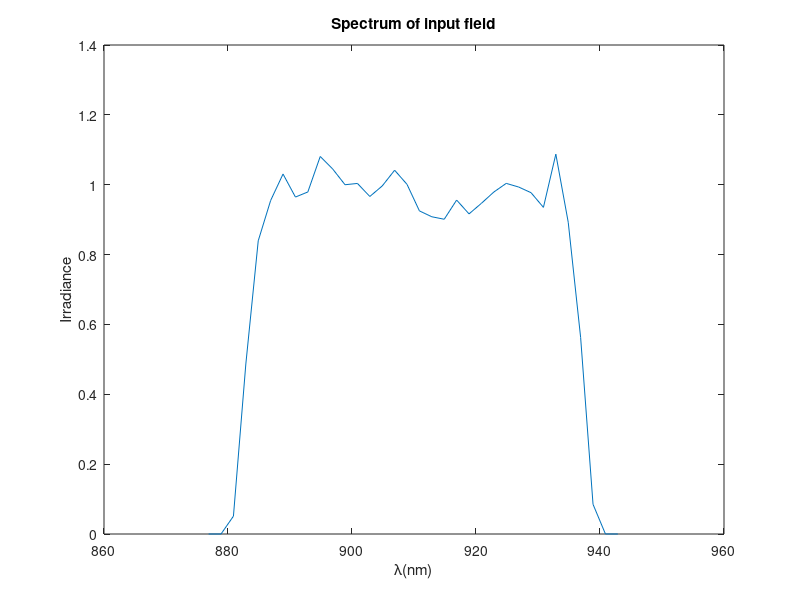

Reproduce this figure in MATLAB. (Note: this script raises an error after producing the figure.)
clear all
close all
%%calculate wavefront
outfilefolder='25fs_4';
%%initial parameter
lambda0=910e-9;%central wavelength
duration=25e-15;%transform bandwidth in various units
deltav=0.5/duration;
deltalambdainv=deltav/3e8;
deltalambda=lambda0^2*deltalambdainv;
lambda=(lambda0-deltalambda/2*1.2):2e-9:(lambda0+deltalambda/2*1.2);
fluctuation=cos(2*pi*lambda*1e-3)+randn(size(lambda))*0.5e-1;
l=10;
spectrum=exp(-((lambda-lambda0)/(deltalambda/2)).^(2*l)).*fluctuation;
plot(lambda/1e-9,spectrum)
xlabel('\lambda(nm)'); ylabel('Irradiance');
title('Spectrum of input field');

deltad=10e-3;%spatial interval between two beams
didx=1;%index difference for lambda

c=1/lambda0;%scale for different wavelength coordinate
M=36;
L=150e-3;
z=2;
dx=L/M;
x=-L/2:dx:L/2; 
y=x; 
[X,Y]=meshgrid(x,y);

w=150e-3;%aperture of beams
% E0=100;
% R0=100e-3;
% l=10;6
for k=1:numel(lambda)
L1(k)=3*c*lambda(k);%side length
dx1(k)=dx*c*lambda(k);
end

%% generate random phase screen
%phi(x-coordinate,y-coordinate,index of lambda,index of phase screen)
%sgx,phasescreen parameter;ppp,num of phasescreen per each parameter
k=1;
for sgx=(2:12)*1e-2% phasescreen parameter
    for ppp=1:10 %num of phasescreen per each parameter
    phi(:,:,:,k)= phasescreen(sgx,lambda,M,dx1);
    k=k+1;
    end
end
%% diffraction limit far-field intensity
u2=zeros(numel(-L1(1)/2:dx1(1):L1(1)/2),numel(-L1(1)/2:dx1(1):L1(1)/2),numel(1:didx:numel(lambda)));
for k=1:didx:numel(lambda)
%%coherent beam combination
%in-phase mode irridance distribution

x1=-L1(k)/2:dx1(k):L1(k)/2;%src coords
y1=x1;
[X1,Y1]=meshgrid(x1,y1);
u1=zeros(size(X1));
u1=setu1_4(0,0,0,0,u1,w,deltad,dx1(k),M,spectrum(k));
% 
% I1=abs(u1.*2); %src irradiance
% 
% figure
% imagesc(x1,y1,I1);
% axis square; axis xy;
% xlabel('x (m)'); ylabel('y (m)');
% title('z= 0 m');

[u2t,L2]=propFF(u1,L1(k),dx1(k),lambda(k),z);
u2(:,:,k)=u2t;
end
dx2=lambda(1)*z/L1(1);
x2=-L2/2:dx2:L2/2;%obs ords
y2=x2;
[X2,Y2]=meshgrid(x2,y2);
I2=abs(sum(u2,3).^2);
figure,imagesc(x2,y2,nthroot(I2,3));
%% find x-direction and y-direction diffraction limit
[pks1,locs1]=findpeaks(-I2(round(size(I2,1)/2),:));
plot(x2,I2(round(size(I2,1)/2),:),'r');
hold on
% plot(locs1,-pks1,'*');
rdlx=min(abs(x2(locs1)));%radius of diffraction limit

[pks2,locs2]=findpeaks(-I2(:,round(size(I2,2)/2)));
plot(y2,I2(:,round(size(I2,2)/2)),'g');
% hold on
% plot(locs2,-pks2,'*');
rdly=min(abs(y2(locs2)));%radius of diffraction limit
legend('x-direction intensity','y-direction intensity');

%% calculate max intensity and energy in diffraction limit 
maxI2=max(max(I2));%maxium of irridiance for in-phase mode
maxdlenergy=dlenergy(I2,rdlx,rdly,X2,Y2);
save initialdata25fs

%% wave error same for two beams
filepath=['D:\CBC\Wavefront20150513\',outfilefolder,'\parsame'];
Numofpoint=50;%Num of calcultaed point for a scale
    para_same(Numofpoint)=struct('SR',[],'SRdl',[],'ECdl',[],...
    'rof80',[],'PV',[],'RMS',[],'GRMS',[],'GPV',[],'I2',[]);
for scale=0.05:0.01:1.2;%scale factor for different wavefront
    
for m=1:Numofpoint
    idxphase=floor(rand*size(phi,4))+1;
%     I2=zeros(size(I2));
for k=1:didx:numel(lambda)
%%coherent beam combination
x1=-L1(k)/2:dx1(k):L1(k)/2;
y1=x1;
[X1,Y1]=meshgrid(x1,y1);
u1=zeros(size(X1));


u1=setu1_4(scale*phi(:,:,k,idxphase),scale*phi(:,:,k,idxphase),scale*phi(:,:,k,idxphase),scale*phi(:,:,k,idxphase)...
   ,u1,w,deltad,dx1(k),M,spectrum(k));
% 
% I1=abs(u1.*2); %src irradiance
% 
% figure
% imagesc(x1,y1,I1);
% axis square; axis xy;
% xlabel('x (m)'); ylabel('y (m)');
% title('z= 0 m');
[u2t,L2]=propFF(u1,L1(k),dx1(k),lambda(k),z);
u2(:,:,k)=u2t;
end
% dx2=lambda(k)*z/L1;
% x2=-L2/2:dx2:L2/2-dx2;%obs ords
% y2=x2;
% [X2,Y2]=meshgrid(x2,y2);
    I2=abs(sum(u2,3).^2);
%     figure,imagesc(x2,y2,nthroot(I2,3));
    para_same(m).I2=I2(1:2:end,1:2:end);
    para_same(m).SR=max(max(I2))/maxI2;
    para_same(m).SRdl=dlenergy(I2,rdlx,rdly,X2,Y2)/maxdlenergy;
    para_same(m).ECdl=ECenergySquare(I2,rdlx,rdly,X2,Y2 );
    %Calculate radius of 80% encircled energy
%     rof80x=rdlx;
%     rof80y=rdly;
%     while ECenergySquare(I2,rof80x,rof80y,X2,Y2 )<0.8
%             rof80x=rof80x+0.01*rdlx;
%             rof80y=rof80y+0.01*rdly;
%     end
%     para_same(m).rof80=[rof80x,rof80y];
    
    dphi=scale*phi(:,:,k,idxphase);
    para_same(m).PV=peak2peak(peak2peak(dphi)/(2*pi));   %
    para_same(m).RMS=rms(rms(dphi))/(2*pi);
    [gx,gy] = gradient(dphi/(2*pi),dx1(round(numel(lambda)/2)+1)*1e2);%transform unit
    grad=sqrt(gx.^2+gy.^2);
    para_same(m).GRMS=rms(rms(grad));
    para_same(m).GPV=peak2peak(peak2peak(grad));
end
save([filepath,'_',num2str(scale),'.mat'],'para_same');%save result
clear u2 para_same;
end
for scale=0.6:0.02:1.2;%scale factor for different wavefront
    Numofpoint=50;%Num of calcultaed point for a scale
    para_same(Numofpoint)=struct('SR',[],'SRdl',[],'ECdl',[],...
    'rof80',[],'PV',[],'RMS',[],'GRMS',[],'GPV',[],'I2',[]);
for m=1:Numofpoint
    idxphase=floor(rand*size(phi,4))+1;
%     I2=zeros(size(I2));
for k=1:didx:numel(lambda)
%%coherent beam combination
x1=-L1(k)/2:dx1(k):L1(k)/2;
y1=x1;
[X1,Y1]=meshgrid(x1,y1);
u1=zeros(size(X1));


u1=setu1_4(scale*phi(:,:,k,idxphase),scale*phi(:,:,k,idxphase),scale*phi(:,:,k,idxphase),scale*phi(:,:,k,idxphase)...
   ,u1,w,deltad,dx1(k),M,spectrum(k));
% 
% I1=abs(u1.*2); %src irradiance
% 
% figure
% imagesc(x1,y1,I1);
% axis square; axis xy;
% xlabel('x (m)'); ylabel('y (m)');
% title('z= 0 m');
[u2t,L2]=propFF(u1,L1(k),dx1(k),lambda(k),z);
u2(:,:,k)=u2t;
end
% dx2=lambda(k)*z/L1;
% x2=-L2/2:dx2:L2/2-dx2;%obs ords
% y2=x2;
% [X2,Y2]=meshgrid(x2,y2);
    I2=abs(sum(u2,3).^2);
%     figure,imagesc(x2,y2,nthroot(I2,3));
    para_same(m).I2=I2(1:2:end,1:2:end);
    para_same(m).SR=max(max(I2))/maxI2;
    para_same(m).SRdl=dlenergy(I2,rdlx,rdly,X2,Y2)/maxdlenergy;
    para_same(m).ECdl=ECenergySquare(I2,rdlx,rdly,X2,Y2 );
    %Calculate radius of 80% encircled energy
%     rof80x=rdlx;
%     rof80y=rdly;
%     while ECenergySquare(I2,rof80x,rof80y,X2,Y2 )<0.8
%             rof80x=rof80x+0.01*rdlx;
%             rof80y=rof80y+0.01*rdly;
%     end
%     para_same(m).rof80=[rof80x,rof80y];
    
    dphi=scale*phi(:,:,k,idxphase);
    para_same(m).PV=peak2peak(peak2peak(dphi)/(2*pi));   %
    para_same(m).RMS=rms(rms(dphi))/(2*pi);
    [gx,gy] = gradient(dphi/(2*pi),dx1(round(numel(lambda)/2)+1)*1e2);%transform unit
    grad=sqrt(gx.^2+gy.^2);
    para_same(m).GRMS=rms(rms(grad));
    para_same(m).GPV=peak2peak(peak2peak(grad));
end
save([filepath,'2_',num2str(scale),'.mat'],'para_same');%save result
clear u2 para_same;
end
% system('shutdown -s');
%% wave error for two beams is different
Numofpoint=50;%Num of calcultaed point for a scale
filepath=['D:\CBC\Wavefront20150513\',outfilefolder,'\diffwave\'];

para_diff(Numofpoint)=struct('SR',[],'SRdl',[],'ECdl',[],...
    'rof80',[],'PV',[],'RMS',[],'GRMS',[],'GPV',[],'I2',[]);
for scale=0.05:0.01:1.2;%scale factor for different wavefront
for m=1:Numofpoint
    idxphase1=floor(rand*size(phi,4))+1;
    idxphase2=floor(rand*size(phi,4))+1;
    while idxphase1==idxphase2
        idxphase2=floor(rand*size(phi,4))+1;
    end

for k=1:didx:numel(lambda)
%%coherent beam combination
x1=-L1(k)/2:dx1(k):L1(k)/2;
y1=x1;
[X1,Y1]=meshgrid(x1,y1);
u1=zeros(size(X1));


u1=setu1_4(scale*phi(:,:,k,idxphase1),scale*phi(:,:,k,idxphase2),scale*phi(:,:,k,idxphase3),scale*phi(:,:,k,idxphase4)...
   ,u1,w,deltad,dx1(k),M,spectrum(k));
% 
% I1=abs(u1.*2); %src irradiance
% 
% figure
% imagesc(x1,y1,I1);
% axis square; axis xy;
% xlabel('x (m)'); ylabel('y (m)');
% title('z= 0 m');
[u2t,L2]=propFF(u1,L1(k),dx1(k),lambda(k),z);
u2(:,:,k)=u2t;
end
% dx2=lambda(k)*z/L1;
% x2=-L2/2:dx2:L2/2-dx2;%obs ords
% y2=x2;
% [X2,Y2]=meshgrid(x2,y2);
    I2=abs(sum(u2,3).^2);
%     figure,imagesc(x2,y2,nthroot(I2,3));
    para_diff(m).I2=I2(1:2:end,1:2:end);
    para_diff(m).SR=max(max(I2))/maxI2;
    para_diff(m).SRdl=dlenergy(I2,rdlx,rdly,X2,Y2)/maxdlenergy;
    para_diff(m).ECdl=ECenergySquare(I2,rdlx,rdly,X2,Y2 );
    %Calculate radius of 80% encircled energy
%     rof80x=rdlx;
%     rof80y=rdly;
%     while ECenergySquare(I2,rof80x,rof80y,X2,Y2 )<0.8
%             rof80x=rof80x+0.15*rof80x;
%             rof80y=rof80y+0.15*rof80y;
%     end
%     para_diff(m).rof80=[rof80x,rof80y];
    
    dphi=scale*phi(:,:,k,idxphase1)-scale*phi(:,:,k,idxphase2);
    para_diff(m).PV=peak2peak(peak2peak(dphi)/(2*pi));   %
    para_diff(m).RMS=rms(rms(dphi))/(2*pi);
    [gx,gy] = gradient(dphi/(2*pi),dx1(round(numel(lambda)/2)+1)*1e2);%transform unit
    grad=sqrt(gx.^2+gy.^2);
    para_diff(m).GRMS=rms(rms(grad));
    para_diff(m).GPV=peak2peak(peak2peak(grad));
end
save([filepath,'pardiff_',num2str(scale),'.mat'],'para_diff');%save result
clear u2 para_diff;
end
%second time wavefront diff
for scale=0.6:0.02:1.2;%scale factor for different wavefront
for m=1:Numofpoint
    idxphase1=floor(rand*size(phi,4))+1;
    idxphase2=floor(rand*size(phi,4))+1;
    while idxphase1==idxphase2
        idxphase2=floor(rand*size(phi,4))+1;
    end

for k=1:didx:numel(lambda)
%%coherent beam combination
x1=-L1(k)/2:dx1(k):L1(k)/2;
y1=x1;
[X1,Y1]=meshgrid(x1,y1);
u1=zeros(size(X1));


u1=setu1_4(scale*phi(:,:,k,idxphase1),scale*phi(:,:,k,idxphase2),scale*phi(:,:,k,idxphase3),scale*phi(:,:,k,idxphase4)...
   ,u1,w,deltad,dx1(k),M,spectrum(k));
% 
% I1=abs(u1.*2); %src irradiance
% 
% figure
% imagesc(x1,y1,I1);
% axis square; axis xy;
% xlabel('x (m)'); ylabel('y (m)');
% title('z= 0 m');
[u2t,L2]=propFF(u1,L1(k),dx1(k),lambda(k),z);
u2(:,:,k)=u2t;
end
% dx2=lambda(k)*z/L1;
% x2=-L2/2:dx2:L2/2-dx2;%obs ords
% y2=x2;
% [X2,Y2]=meshgrid(x2,y2);
    I2=abs(sum(u2,3).^2);
%     figure,imagesc(x2,y2,nthroot(I2,3));
    para_diff(m).I2=I2(1:2:end,1:2:end);
    para_diff(m).SR=max(max(I2))/maxI2;
    para_diff(m).SRdl=dlenergy(I2,rdlx,rdly,X2,Y2)/maxdlenergy;
    para_diff(m).ECdl=ECenergySquare(I2,rdlx,rdly,X2,Y2 );
    %Calculate radius of 80% encircled energy
%     rof80x=rdlx;
%     rof80y=rdly;
%     while ECenergySquare(I2,rof80x,rof80y,X2,Y2 )<0.8
%             rof80x=rof80x+0.15*rof80x;
%             rof80y=rof80y+0.15*rof80y;
%     end
%     para_diff(m).rof80=[rof80x,rof80y];
    
    dphi=scale*phi(:,:,k,idxphase1)-scale*phi(:,:,k,idxphase2);
    para_diff(m).PV=peak2peak(peak2peak(dphi)/(2*pi));   %
    para_diff(m).RMS=rms(rms(dphi))/(2*pi);
    [gx,gy] = gradient(dphi/(2*pi),dx1(round(numel(lambda)/2)+1)*1e2);%transform unit
    grad=sqrt(gx.^2+gy.^2);
    para_diff(m).GRMS=rms(rms(grad));
    para_diff(m).GPV=peak2peak(peak2peak(grad));
end
save([filepath,'pardiff2_',num2str(scale),'.mat'],'para_diff');%save result
clear u2 para_diff;
end
save initialdata2_25fs
% system('shutdown -s');

% %% piston error for two beams 
% filepath='E:\Wavefront20150513\piston\';
% Numofpoint=120;%Num of calcultaed point for a scale
% piston=linspace(-2*pi,2*pi,Numofpoint);
% para_piston(Numofpoint)=struct('SR',[],'SRdl',[],'ECdl',[],...
%     'rof80',[],'piston',[],'I2',[]);
% 
% for m=1:Numofpoint
% for k=1:didx:numel(lambda)
% %%coherent beam combination
% x1=-L1(k)/2:dx1(k):L1(k)/2-dx1(k);
% y1=x1;
% [X1,Y1]=meshgrid(x1,y1);
% u1=zeros(size(X1));
% 
% 
% u1=setu1_4(0,20*pi/10,...
%    u1,w,deltad,dx1(k),L1(k),M,spectrum(k));
% % 
% % I1=abs(u1.*2); %src irradiance
% % 
% % figure
% % imagesc(x1,y1,I1);
% % axis square; axis xy;
% % xlabel('x (m)'); ylabel('y (m)');
% % title('z= 0 m');
% [u2t,L2]=propFF(u1,L1(k),dx1(k),lambda(k),z);
% u2(:,:,k)=u2t;
% end
%     I2=abs(sum(u2,3).^2);
% %     figure,imagesc(x2,y2,nthroot(I2,3));
%     para_piston(m).I2=I2;
%     para_piston(m).SR=max(max(I2))/maxI2;
%     para_piston(m).SRdl=dlenergy(I2,rdlx,rdly,X2,Y2)/maxdlenergy;
%     para_piston(m).ECdl=ECenergySquare(I2,rdlx,rdly,X2,Y2 );
%     %Calculate radius of 80% encircled energy
%     rof80x=rdlx;
%     rof80y=rdly;
%     while ECenergySquare(I2,rof80x,rof80y,X2,Y2 )<0.8
%             rof80x=rof80x+0.15*rof80x;
%             rof80y=rof80y+0.15*rof80y;
%     end
%     para_piston(m).rof80=[rof80x,rof80y];
%     para_piston(m).piston=piston(m);
% end
% save([filepath,'parpiston','.mat'],'para_piston');%save 
% clear u2 para_piston;
% %% tip/tilt error for two beams 
% filepath='E:\Wavefront20150513\tip\';
% Numofpoint=140;%Num of calcultaed point for a scale
% tip=linspace(-7e-6,7e-6,Numofpoint);
% para_tip(Numofpoint)=struct('SR',[],'SRdl',[],'ECdl',[],...
%     'rof80',[],'tip',[],'I2',[]);
% 
% for m=1:Numofpoint
% for k=1:didx:numel(lambda)
% %%coherent beam combination
% x1=-L1(k)/2:dx1(k):L1(k)/2-dx1(k);
% y1=x1;
% [X1,Y1]=meshgrid(x1,y1);
% u1=zeros(size(X1));
% 
% 
% u1=setu1_4tilt(tip(m),0,u1,w,deltad,dx1(k),L1(k),M,spectrum(k),lambda(k));
% % 
% % I1=abs(u1.*2); %src irradiance
% % 
% % figure
% % imagesc(x1,y1,I1);
% % axis square; axis xy;
% % xlabel('x (m)'); ylabel('y (m)');
% % title('z= 0 m');
% [u2t,L2]=propFF(u1,L1(k),dx1(k),lambda(k),z);
% u2(:,:,k)=u2t;
% end
%     I2=abs(sum(u2,3).^2);
% %     figure,imagesc(x2,y2,nthroot(I2,3));
%     para_tip(m).I2=I2;
%     para_tip(m).SR=max(max(I2))/maxI2;
%     para_tip(m).SRdl=dlenergy(I2,rdlx,rdly,X2,Y2)/maxdlenergy;
%     para_tip(m).ECdl=ECenergySquare(I2,rdlx,rdly,X2,Y2 );
%     %Calculate radius of 80% encircled energy
%     rof80x=rdlx;
%     rof80y=rdly;
%     while ECenergySquare(I2,rof80x,rof80y,X2,Y2 )<0.8
%             rof80x=rof80x+0.15*rof80x;
%             rof80y=rof80y+0.15*rof80y;
%     end
%     para_tip(m).rof80=[rof80x,rof80y];
%     para_tip(m).tip=tip(m);
% end
% save([filepath,'partip','.mat'],'para_tip');%save 
% clear u2 para_tip;
% %% tip/tilt error for two beams 
% Numofpoint=140;%Num of calcultaed point for a scale
% tilt=tip;
% para_tilt(Numofpoint)=struct('SR',[],'SRdl',[],'ECdl',[],...
%     'rof80',[],'tilt',[],'I2',[]);
% 
% for m=1:Numofpoint
% for k=1:didx:numel(lambda)
% %%coherent beam combination
% x1=-L1(k)/2:dx1(k):L1(k)/2-dx1(k);
% y1=x1;
% [X1,Y1]=meshgrid(x1,y1);
% u1=zeros(size(X1));
% 
% 
% u1=setu1_4tilt(0,tilt(m),u1,w,deltad,dx1(k),L1(k),M,spectrum(k),lambda(k));
% % 
% % I1=abs(u1.*2); %src irradiance
% % 
% % figure
% % imagesc(x1,y1,I1);
% % axis square; axis xy;
% % xlabel('x (m)'); ylabel('y (m)');
% % title('z= 0 m');
% [u2t,L2]=propFF(u1,L1(k),dx1(k),lambda(k),z);
% u2(:,:,k)=u2t;
% end
%     I2=abs(sum(u2,3).^2);
% %     figure,imagesc(x2,y2,nthroot(I2,3));
%     para_tilt(m).I2=I2;
%     para_tilt(m).SR=max(max(I2))/maxI2;
%     para_tilt(m).SRdl=dlenergy(I2,rdlx,rdly,X2,Y2)/maxdlenergy;
%     para_tilt(m).ECdl=ECenergySquare(I2,rdlx,rdly,X2,Y2 );
%     %Calculate radius of 80% encircled energy
%     rof80x=rdlx;
%     rof80y=rdly;
%     while ECenergySquare(I2,rof80x,rof80y,X2,Y2 )<0.8
%             rof80x=rof80x+0.15*rof80x;
%             rof80y=rof80y+0.15*rof80y;
%     end
%     para_tilt(m).rof80=[rof80x,rof80y];
%     para_tilt(m).tilt=tilt(m);
% end
% save([filepath,'partilt','.mat'],'para_tilt');%save 
% clear u2 para_tilt;
% 
% 
% 
% 
% 
